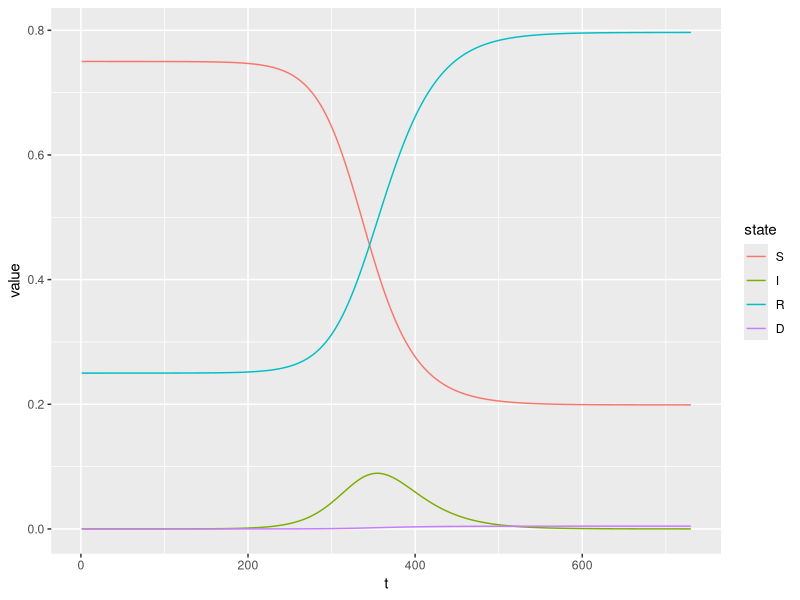

Recreate this plot in R.
#Wisconsin Simulation

rm(list=ls())
library(expm)
library(ggplot2)
library(reshape2)
library(RColorBrewer)

#Markov Transition Kernel Update
updS = function(S,M,t) {t(S)%*%(M%^%t)}

N = 5.822E+6 #WI Population
t.max = 730 #Length of simulation in days
R_0 = 3 #Initial infectiousness coefficient
i.dur = 21 #Average duration of infectious state
g = 1/i.dur # I -> R+D
d = .008 #Infection fatality ratio

#CFR - case fatality ratio: #deaths/#confirmed cases : 2-3%
#IFR - infection fatality ration : #deaths/#infections = (confirmed + unconfirmed)
#Ascertainment ratio = #confirmed cases / #infections : 2%

#S, I, R, D

updM3 = function(M_t,S_t,b_){
  M_t[1,2] = b_*S_t[2]        #Infection proportional to prevalence with infectiousness factor
  M_t[1,1] = 1-sum(M_t[1,2:4])
  return(M_t)
}

#States: S, I, R, D

M_0 = matrix(data = c(NA,NA,0,0,
                      0,(1-g),g*(1-d),g*d,
                      0,0,1,0,
                      0,0,0,1), nrow = 4,ncol = 4,byrow = TRUE)

S_t = matrix(data = NA,nrow = t.max,ncol = 4)

#Assume 20 infections on 2/5 - based on 1 observed case and ascertainment rate of 5%

S_t[1,] = c(1-.25-(20/N),20/N,.25,0)

#b = g*R_0 #Simple force of infection
b = c()

#b[1:365] = g*R_0

b[1:20] = g*R_0 #Full force of infection through 2/25
b[20:39] = .8*g*R_0 #Limited social distancing - cut contacts in half
b[40:70] = .25*g*R_0 #
b[71:730] = .8*g*R_0 #


for (j in 1:(t.max-1)){
  #b = g*R_0*(j <= 90) + 0.5*g*R_0*(j > 90)
  M_1 = updM3(M_t = M_0,S_t = S_t[j,],b_=b[j])
  S_t[j+1,] = updS(S = S_t[j,],M = M_1, t = 1)
}

df = data.frame(t = 1:t.max, S_t)


names(df) = c("t", "S", "I", "R", "D")
dfm = melt(df ,  id.vars = 't', variable.name = 'state')
ggplot(dfm, aes(t,value)) + geom_line(aes(colour = state))
